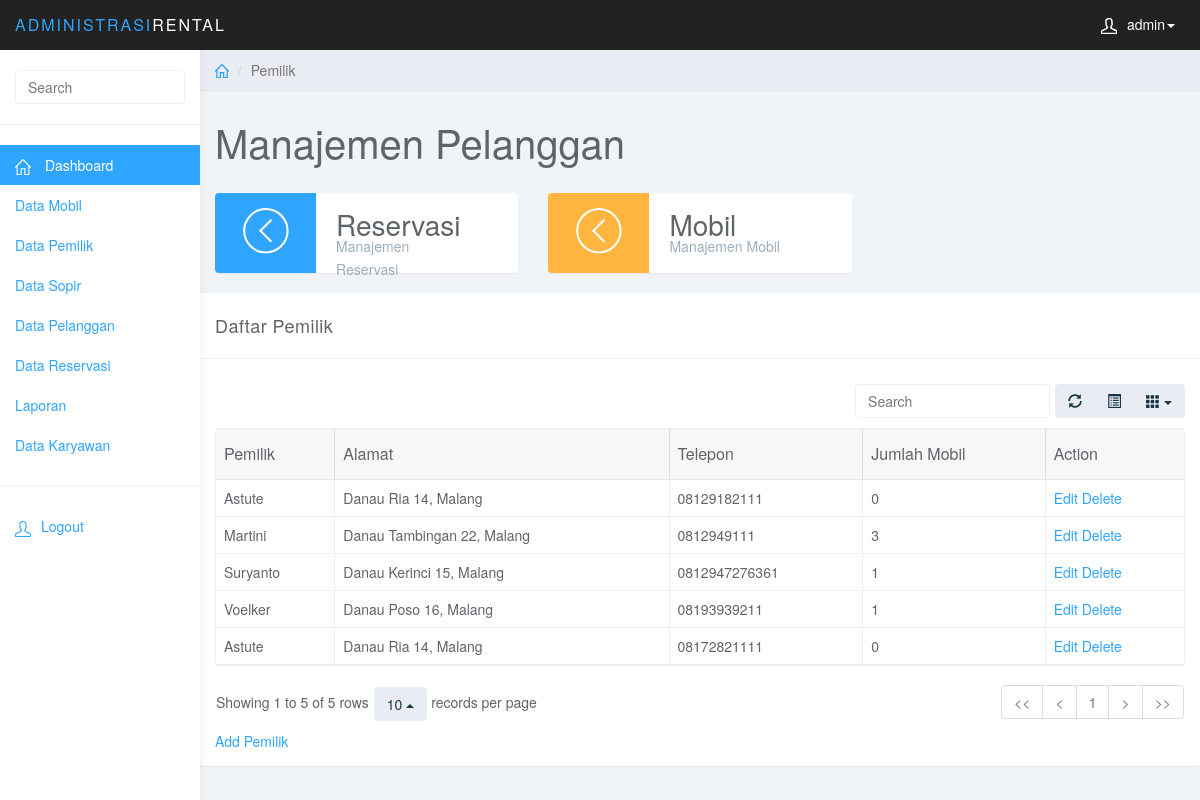
Screenshot of /pelanggan.php (signed in) with the database file from the repository.
### tables this page shows
CREATE TABLE IF NOT EXISTS `pemilik` (
  `KodePemilik` varchar(20) NOT NULL,
  `NmPemilik` varchar(20) NOT NULL,
  `AlamatPemilik` varchar(50) NOT NULL,
  `TelpPemilik` varchar(20) NOT NULL,
  `username` varchar(20) NOT NULL,
  `pass` varchar(50) NOT NULL
);

### pelanggan.php (the view, shortened to what this page needs)
<?php
require_once('config/config.php');
?>
<!DOCTYPE html>
    <html>
    <head>
        <link href="css/bootstrap.min.css" rel="stylesheet">
        <link href="css/datepicker3.css" rel="stylesheet">
        <link href="css/bootstrap-table.css" rel="stylesheet">
        <link href="css/styles.css" rel="stylesheet">
    </head>
    <body>
    <?php
    echo $nav;
    echo $sidebar;
    ?>
<div class="col-sm-9 col-sm-offset-3 col-lg-10 col-lg-offset-2 main">
    <div class="row">
        <ol class="breadcrumb">
            <li>
                <a href="#">
                    <svg class="glyph stroked home">
                        <use xlink:href="#stroked-home"></use>
                    </svg>
                </a>
            </li>
            <li class="active">Pemilik</li>
        </ol>
    </div>
    <div class="row">
        <div class="col-lg-12">
            <h1 class="page-header">Manajemen Pelanggan</h1>
        </div>
    </div>
    <div class="row">
        <div class="col-xs-12 col-md-6 col-lg-4">
            <div class="panel panel-blue panel-widget ">
                <a href="mngreservasi.php"><div class="row no-padding">
                    <div class="col-sm-3 col-lg-4 widget-left">
                        <svg class="glyph stroked chevron left">
                            <use xlink:href="#stroked-chevron-left" />
                        </svg>
                    </div>
                    <div class="col-sm-9 col-lg-7 widget-right">
                        <div class="large">Reservasi</div>
                        <div class="text-muted">Manajemen Reservasi</div>
                    </div>
                </div></a>
            </div>
        </div>
        <a href="tampilmobil.php">
            <div class="col-xs-12 col-md-6 col-lg-4">
                <div class="panel panel-orange panel-widget">
                    <div class="row no-padding">
                        <div class="col-sm-3 col-lg-4 widget-left">
                            <svg class="glyph stroked chevron left">
                                <use xlink:href="#stroked-chevron-left" />
                            </svg>
                        </div>
                        <div class="col-sm-9 col-lg-7 widget-right">
                            <div class="large">Mobil</div>
                            <div class="text-muted">Manajemen Mobil</div>
                        </div>
                    </div>
                </div>
        </a>
    </div>
    <?php
    if(empty($_GET['action'])){
        $outputa='';
        $outputa.= '<div class="row">
            <div class="col-lg-12">
                <div class="panel panel-default">
                    <div class="panel-heading">Daftar Pemilik</div>
                    <div class="panel-body">
                        <table data-toggle="table" data-show-refresh="true" data-show-toggle="true" data-show-columns="true" data-search="true" data-select-item-name="toolbar1" data-pagination="true" data-sort-name="nama" data-sort-order="desc">
                            <thead>
                                <tr>
                                    <th data-field="pemilik" data-sortable="true">Pemilik</th>
                                    <th data-field="alamat" data-sortable="true">Alamat</th>
                                    <th data-field="telepon" data-sortable="true">Telepon</th>
                                    <th data-field="mobilt" data-sortable="true">Jumlah Mobil</th>
                                    <th data-field="action" data-clickable="true">Action</th>
                                </tr>
                            </thead>
                            ';
        echo $outputa;
        $sql=mysql_query('select * from pemilik') or trigger_error("Query Failed: " . mysql_error());;
        while($data=mysql_fetch_array($sql)){
            $output ='';
            $sqlb=mysql_query("select * from kendaraan WHERE KodePemilik='$data[KodePemilik]'");
            $jumlah=mysql_num_rows($sqlb);
            $output .='<tr>
                                <td>'.$data['NmPemilik'].'</td>
                                <td>'.$data['AlamatPemilik'].'</td>
                                <td>'.$data['TelpPemilik'].'</td>
                                <td>'.$jumlah.'</td>
                                <td><a href="pemilik.php?id='.$data['KodePemilik'].'&action=edit" style="height:50px">Edit </a><a href="deletepemilik.php?id='.$data['KodePemilik'].'"> Delete</a></td>
                            </tr>
                            ';
            echo $output;
            $output = '';}
        $outputb ='';
        $outputb.='
        </table>
        <a href="pemilik.php?action=add">Add Pemilik</a>
    </div>
    </div>
    </div>
    </div>';
        echo $outputb;
    }
    ?>
</div>
</body>
</html>

### css/styles.css (style rules this page uses)
body { background: #f1f4f7; padding-top: 50px; color: #5f6468; }
a, a:hover, a:focus { color: #30a5ff; }
h1, h2, h3, h4, h5, h6 { color: #5f6468; }
h1 { font-weight: 300; font-size: 40px; }
.large { font-size: 2em; }
.text-muted { color: #9fadbb; }
.no-padding { padding: 0; margin: 0; }
.panel { border: 0; }
.panel-heading { font-size: 18px; font-weight: 300; letter-spacing: 0.025em; height: 66px; line-height: 45px; }
.panel-default .panel-heading { background: #fff; border-bottom: 1px solid #eee; color: #5f6468; }
.panel-widget { padding: 0; position: relative; }
.panel-blue { background: #30a5ff; color: #fff; }
.panel-orange { background: #ffb53e; color: #fff; }
.panel-blue .text-muted, .panel-teal .text-muted, .panel-orange .text-muted, .panel-red .text-muted { color: rgba(255, 255, 255, .5); }
.widget-left { height: 80px; padding-top: 15px; text-align: center; border-top-left-radius: 4px; border-bottom-left-radius: 4px; }
.widget-right { text-align: left; line-height: 1.6em; margin: 0px; padding: 20px; height: 80px; color: #999; font-weight: 300; background: #fff; border-top-right-radius: 4px; border-bottom-right-radius: 4px; }
.widget-right .text-muted { color: #9fadbb; }
.widget-right .large { color: #5f6468; }
.panel-blue .widget-left { background: #30a5ff; color: #fff; }
.panel-orange .widget-left { background: #ffb53e; color: #fff; }
.panel-widget { background: #fff; }
.breadcrumb { border-radius: 0; padding: 10px 15px; background: #e9ecf2; box-shadow: 0 1px 1px rgba(0, 0, 0, .05); margin: 0 ; }
h1.page-header { margin-top: 30px; border-bottom: 0; }
.table { background: #fff; }
.breadcrumb .glyph { height: 14px; width: 14px; margin: -2px 0 0 0; stroke-width: 4px; }
.panel-widget .glyph { stroke-width: 2px; }

### rows the page displays
pemilik: NmPemilik "Astute", AlamatPemilik "Danau Ria 14, Malang", TelpPemilik "08129182111", jumlah "0"
pemilik: NmPemilik "Martini", AlamatPemilik "Danau Tambingan 22, Malang", TelpPemilik "0812949111", jumlah "3"
pemilik: NmPemilik "Suryanto", AlamatPemilik "Danau Kerinci 15, Malang", TelpPemilik "0812947276361", jumlah "1"
pemilik: NmPemilik "Voelker", AlamatPemilik "Danau Poso 16, Malang", TelpPemilik "08193939211", jumlah "1"
pemilik: NmPemilik "Astute", AlamatPemilik "Danau Ria 14, Malang", TelpPemilik "08172821111", jumlah "0"

### other values shown
$_SESSION['username'] "admin"
